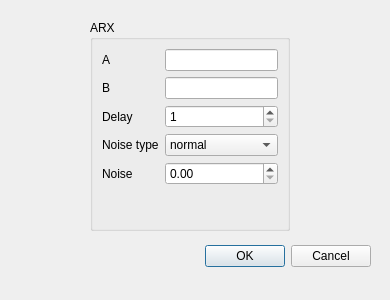
<?xml version="1.0" encoding="UTF-8"?>
<ui version="4.0">
 <class>ArxChangeParameters</class>
 <widget class="QDialog" name="ArxChangeParameters">
  <property name="geometry">
   <rect>
    <x>0</x>
    <y>0</y>
    <width>390</width>
    <height>300</height>
   </rect>
  </property>
  <property name="windowTitle">
   <string>Dialog</string>
  </property>
  <widget class="QDialogButtonBox" name="buttonBox">
   <property name="geometry">
    <rect>
     <x>30</x>
     <y>240</y>
     <width>341</width>
     <height>32</height>
    </rect>
   </property>
   <property name="orientation">
    <enum>Qt::Orientation::Horizontal</enum>
   </property>
   <property name="standardButtons">
    <set>QDialogButtonBox::StandardButton::Cancel|QDialogButtonBox::StandardButton::Ok</set>
   </property>
  </widget>
  <widget class="QGroupBox" name="groupBox">
   <property name="geometry">
    <rect>
     <x>90</x>
     <y>20</y>
     <width>200</width>
     <height>211</height>
    </rect>
   </property>
   <property name="sizePolicy">
    <sizepolicy hsizetype="Minimum" vsizetype="Expanding">
     <horstretch>0</horstretch>
     <verstretch>0</verstretch>
    </sizepolicy>
   </property>
   <property name="maximumSize">
    <size>
     <width>200</width>
     <height>16777215</height>
    </size>
   </property>
   <property name="title">
    <string>ARX</string>
   </property>
   <layout class="QFormLayout" name="formLayout_2">
    <item row="0" column="0">
     <widget class="QLabel" name="label">
      <property name="text">
       <string>A</string>
      </property>
     </widget>
    </item>
    <item row="0" column="1">
     <widget class="QLineEdit" name="arx_a_input"/>
    </item>
    <item row="1" column="0">
     <widget class="QLabel" name="label_7">
      <property name="text">
       <string>B</string>
      </property>
     </widget>
    </item>
    <item row="1" column="1">
     <widget class="QLineEdit" name="arx_b_input"/>
    </item>
    <item row="2" column="0">
     <widget class="QLabel" name="label_4">
      <property name="text">
       <string>Delay</string>
      </property>
     </widget>
    </item>
    <item row="2" column="1">
     <widget class="QSpinBox" name="arx_delay_input">
      <property name="minimum">
       <number>1</number>
      </property>
     </widget>
    </item>
    <item row="3" column="0">
     <widget class="QLabel" name="label_5">
      <property name="text">
       <string>Noise type</string>
      </property>
     </widget>
    </item>
    <item row="3" column="1">
     <widget class="QComboBox" name="arx_noisetype_input">
      <item>
       <property name="text">
        <string>normal</string>
       </property>
      </item>
      <item>
       <property name="text">
        <string>uniform</string>
       </property>
      </item>
      <item>
       <property name="text">
        <string>triangular</string>
       </property>
      </item>
      <item>
       <property name="text">
        <string>exponential</string>
       </property>
      </item>
      <item>
       <property name="text">
        <string>laplace</string>
       </property>
      </item>
      <item>
       <property name="text">
        <string>poisson</string>
       </property>
      </item>
      <item>
       <property name="text">
        <string>gamma</string>
       </property>
      </item>
      <item>
       <property name="text">
        <string>beta</string>
       </property>
      </item>
     </widget>
    </item>
    <item row="4" column="0">
     <widget class="QLabel" name="label_6">
      <property name="text">
       <string>Noise</string>
      </property>
     </widget>
    </item>
    <item row="4" column="1">
     <widget class="QDoubleSpinBox" name="arx_noise_input">
      <property name="singleStep">
       <double>0.050000000000000</double>
      </property>
     </widget>
    </item>
    <item row="5" column="1">
     <spacer name="verticalSpacer">
      <property name="orientation">
       <enum>Qt::Orientation::Vertical</enum>
      </property>
      <property name="sizeHint" stdset="0">
       <size>
        <width>20</width>
        <height>40</height>
       </size>
      </property>
     </spacer>
    </item>
   </layout>
  </widget>
 </widget>
 <resources/>
 <connections>
  <connection>
   <sender>buttonBox</sender>
   <signal>accepted()</signal>
   <receiver>ArxChangeParameters</receiver>
   <slot>accept()</slot>
   <hints>
    <hint type="sourcelabel">
     <x>248</x>
     <y>254</y>
    </hint>
    <hint type="destinationlabel">
     <x>157</x>
     <y>274</y>
    </hint>
   </hints>
  </connection>
  <connection>
   <sender>buttonBox</sender>
   <signal>rejected()</signal>
   <receiver>ArxChangeParameters</receiver>
   <slot>reject()</slot>
   <hints>
    <hint type="sourcelabel">
     <x>316</x>
     <y>260</y>
    </hint>
    <hint type="destinationlabel">
     <x>286</x>
     <y>274</y>
    </hint>
   </hints>
  </connection>
 </connections>
</ui>
